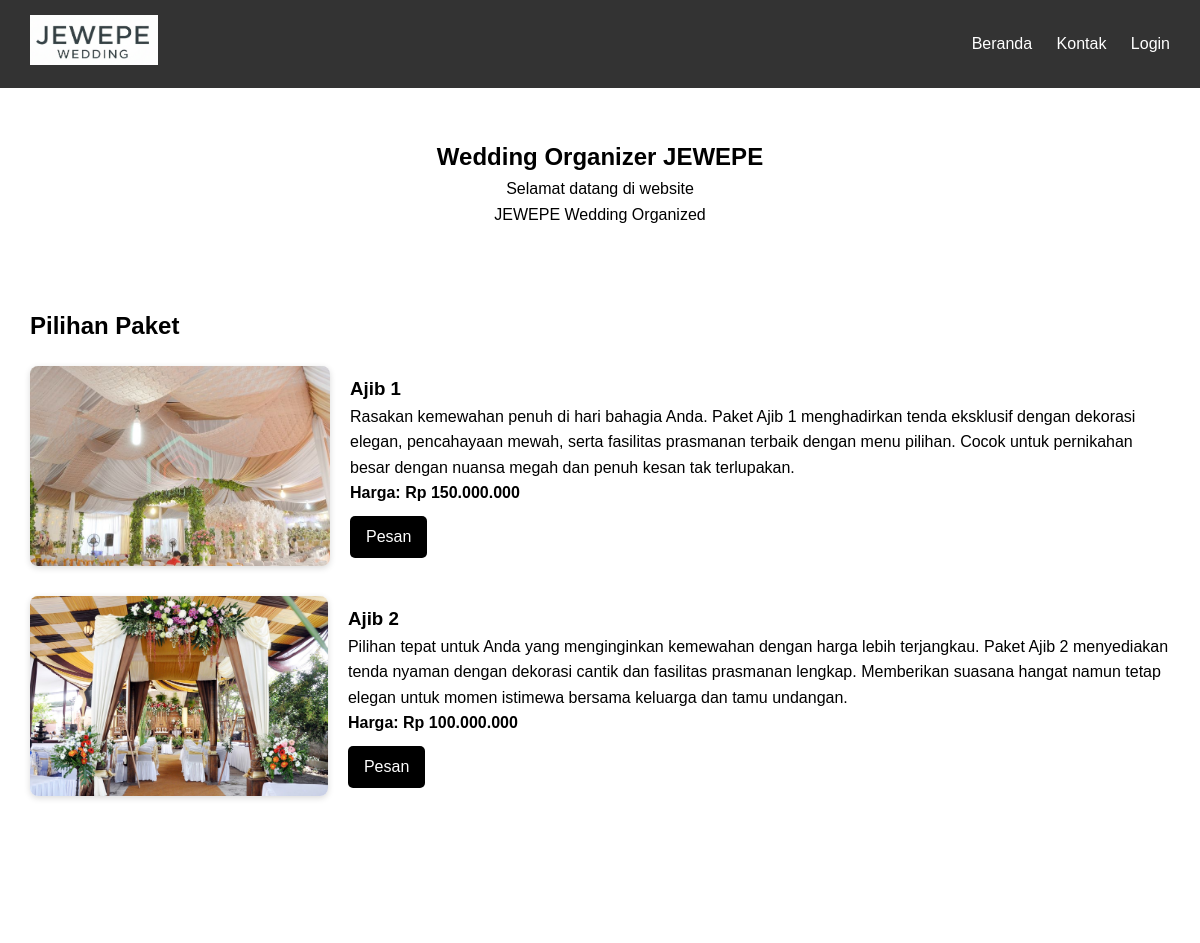
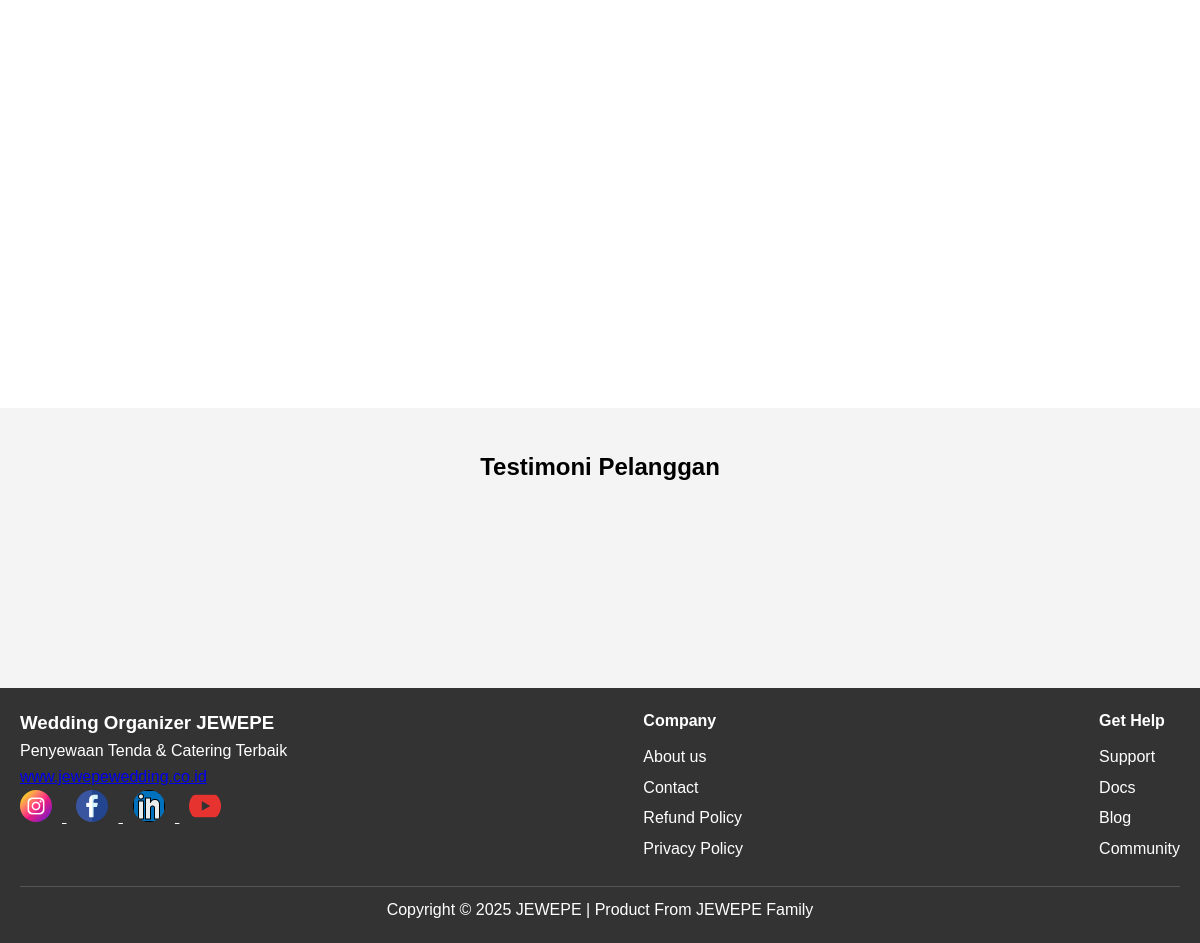
The page / on the database its author committed (2 pictures, top to bottom).
### tables this page shows
CREATE TABLE `tb_catalogues` (
  `catalogue_id` int(11) NOT NULL,
  `image` varchar(100) NOT NULL,
  `package_name` varchar(256) NOT NULL,
  `description` text NOT NULL,
  `price` int(11) NOT NULL,
  `status_publish` enum('Y','N') NOT NULL,
  `user_id` int(5) NOT NULL,
  `created_at` datetime NOT NULL,
  `updated_at` datetime DEFAULT NULL
);

### index.php (the view, shortened to what this page needs)
<?php include "db.php"; ?>
<!DOCTYPE html>
<html lang="id">
<head>
  <link rel="stylesheet" href="assets/css/style.css">
</head>
<body>
  <header>
      <div class="logo">
        <img src="assets/images/logo1.png" alt="Logo JEWEPE">
      </div>
      <nav>
          <a href="index.php">Beranda</a>
          <a href="contact.php">Kontak</a>
          <a href="login.php">Login</a>
      </nav>
  </header>
  <section class="hero">
      <h1>Wedding Organizer JEWEPE</h1>
      <p>Selamat datang di website <br> JEWEPE Wedding Organized</p>
  </section>
  <section class="paket">
    <h2>Pilihan Paket</h2>
    <?php
      $sql = "SELECT * FROM tb_catalogues WHERE status_publish='Y'";
      $result = mysqli_query($conn, $sql);
      while ($row = mysqli_fetch_assoc($result)) {
    ?>
      <div class="paket-item fade">
          <img src="assets/images/<?php echo $row['image']; ?>" alt="<?php echo $row['package_name']; ?>">
          <div>
              <h3><?php echo $row['package_name']; ?></h3>
              <p><?php echo $row['description']; ?></p>
              <p><strong>Harga: Rp <?php echo number_format($row['price'],0,",","."); ?></strong></p>
              <a href="order.php?catalogue_id=<?php echo $row['catalogue_id']; ?>" class="btn">Pesan</a>
          </div>
      </div>
    <?php } ?>
  </section>
  <section class="testimoni">
      <h2>Testimoni Pelanggan</h2>
      <div class="testimoni-list">
      </div>
  </section>
  <footer>
      <div class="footer-top">
          <div>
              <h3>Wedding Organizer JEWEPE</h3>
              <p>Penyewaan Tenda & Catering Terbaik</p>
              <p><a href="http://www.jewepewedding.co.id">www.jewepewedding.co.id</a></p>
              <div class="socials">
                <a href="https://instagram.com/" target="_blank">
                  <img src="assets/images/ig.png" alt="Instagram">
                </a>
                <a href="https://facebook.com/" target="_blank">
                  <img src="assets/images/fb.png" alt="Facebook">
                </a>
                <a href="https://linkedin.com/" target="_blank">
                  <img src="assets/images/in.png" alt="LinkedIn">
                </a>
                <a href="https://youtube.com/" target="_blank">
                  <img src="assets/images/yt.png" alt="YouTube">
                </a>
              </div>
          </div>
          <div>
              <h4>Company</h4>
              <ul>
                  <li><a href="#">About us</a></li>
                  <li><a href="#">Contact</a></li>
                  <li><a href="#">Refund Policy</a></li>
                  <li><a href="#">Privacy Policy</a></li>
              </ul>
          </div>
          <div>
              <h4>Get Help</h4>
              <ul>
                  <li><a href="#">Support</a></li>
                  <li><a href="#">Docs</a></li>
                  <li><a href="#">Blog</a></li>
                  <li><a href="#">Community</a></li>
              </ul>
          </div>
      </div>
      <div class="footer-bottom">
          <p>Copyright © 2025 JEWEPE | Product From JEWEPE Family</p>
      </div>
  </footer>
</body>
</html>

### assets/css/style.css (style rules this page uses)
* { margin: 0; padding: 0; box-sizing: border-box; }
body { font-family: Arial, sans-serif; line-height: 1.6; }
header { display: flex; justify-content: space-between; align-items: center; padding: 15px 30px; background: #333; color: white; }
header .logo { font-weight: bold; }
header nav a { color: white; margin-left: 20px; text-decoration: none; }
.hero { text-align: center; padding: 50px 20px; }
.paket { padding: 30px; }
.paket h2 { margin-bottom: 20px; }
.paket-item { display: flex; gap: 20px; margin-bottom: 30px; align-items: center; opacity: 0; transform: translateY(30px); transition: all 1s ease-in-out; }
.paket-item img { width: 300px; height: 200px; object-fit: cover; border-radius: 8px; box-shadow: 0 2px 6px rgba(0,0,0,0.15); }
.paket-item .btn { display: inline-block; margin-top: 10px; padding: 8px 16px; background: black; color: white; text-decoration: none; border-radius: 5px; }
.testimoni { padding: 40px; background: #f4f4f4; text-align: center; }
.testimoni-list { display: flex; gap: 20px; justify-content: center; margin-top: 20px; }
.fade.show { opacity: 1; transform: translateY(0); }
footer { background: #333; color: white; padding: 20px; }
.footer-top { display: flex; justify-content: space-between; padding-bottom: 20px; }
.footer-top h4 { margin-bottom: 10px; }
.footer-top ul { list-style: none; }
.footer-top ul li { margin: 5px 0; }
.footer-top ul li a { color: white; text-decoration: none; }
.footer-bottom { text-align: center; border-top: 1px solid #555; padding-top: 10px; }
.socials a { margin-right: 10px; color: white; }
.logo img { height: 50px; width: auto; object-fit: contain; }
.socials img { width: 32px; height: 32px; margin-right: 10px; border-radius: 50%; object-fit: cover; transition: transform 0.3s; }

### rows shown on the page
tb_catalogues: image (picture), package_name "Ajib 1", description "Rasakan kemewahan penuh di hari bahagia Anda. Paket Ajib 1 menghadirkan tenda eksklusif dengan dekorasi elegan, pencahayaan mewah, serta fasilitas prasmanan terbaik dengan menu pilihan. Cocok untuk pernikahan besar dengan nuansa megah dan penuh kesan tak terlupakan.", price "150.000.000"
tb_catalogues: image (picture), package_name "Ajib 2", description "Pilihan tepat untuk Anda yang menginginkan kemewahan dengan harga lebih terjangkau. Paket Ajib 2 menyediakan tenda nyaman dengan dekorasi cantik dan fasilitas prasmanan lengkap. Memberikan suasana hangat namun tetap elegan untuk momen istimewa bersama keluarga dan tamu undangan.", price "100.000.000"
